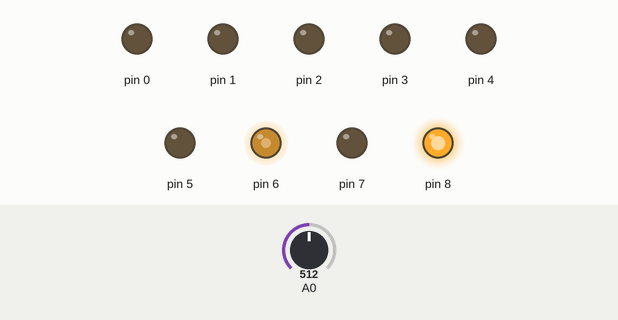
This sketch was run on a simulated Arduino Uno, built with avr-gcc and run on an emulated ATmega328P. On the bench: output pins drawn as LEDs (lit = HIGH). The inputs (shaded band) are chosen by the test bench; at power-on: A0 = 512.

Above: at 0.8 s.
0.9 s: A0 set to 716
At 2.1 s:
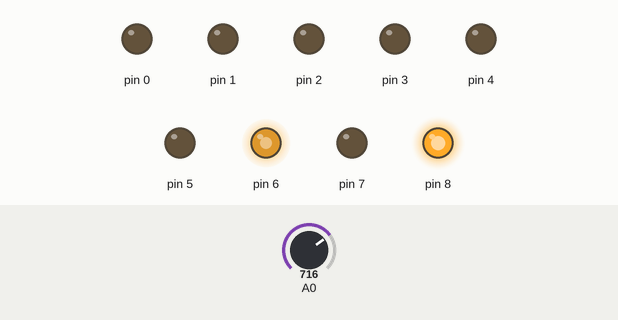
2.4 s: A0 set to 900
At 3.6 s:
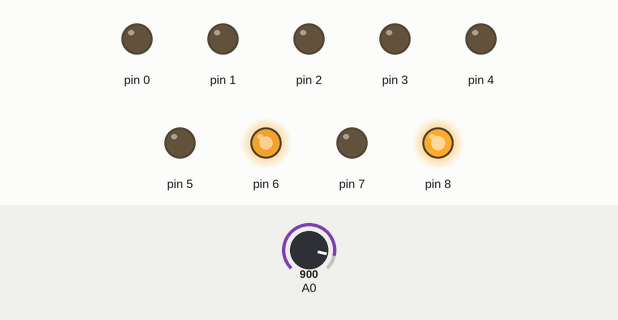
3.9 s: A0 set to 122
At 4.6 s:
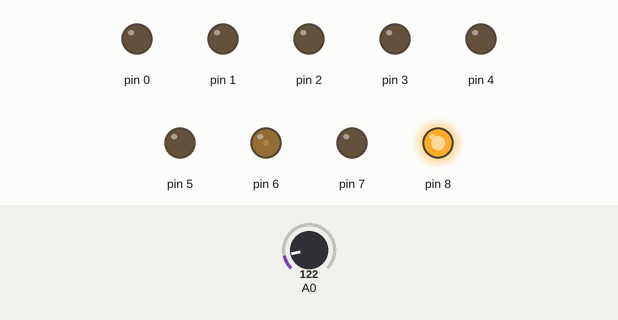
5.4 s: A0 set to 0
At 6.1 s:
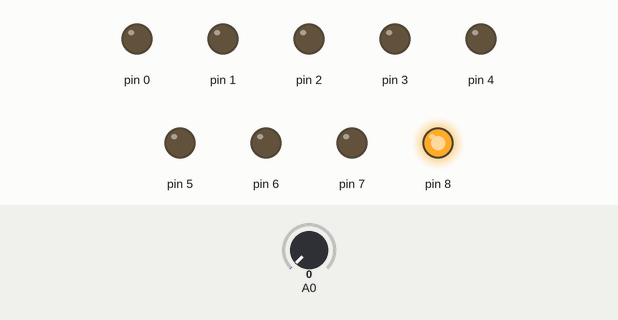
6.9 s: A0 set to 511
At 8.1 s:
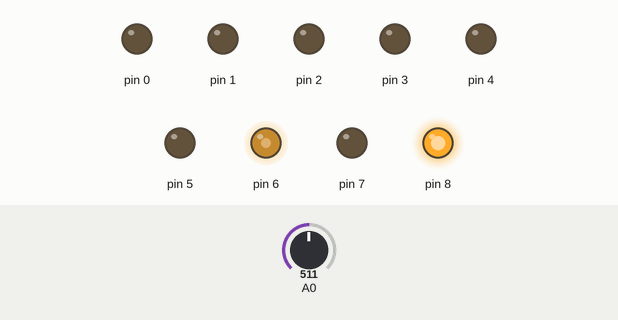
Timing chart, 0 to 9.4 s (numbered marks = the images above; inputs shaded):
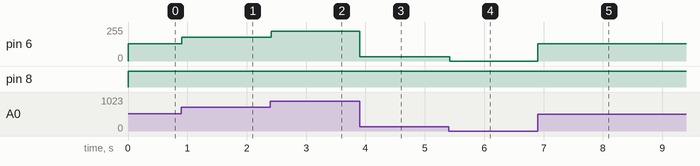

Measured:
- after the input at 0.9 s, pin 6: 128/255 → 179/255 at once
- after the input at 2.4 s, pin 6: 179/255 → 225/255 at once
- after the input at 3.9 s, pin 6: 225/255 → 31/255 at once
- after the input at 5.4 s, pin 6: 31/255 → 0/255 at once
- after the input at 6.9 s, pin 6: 0/255 → 128/255 at once

The sketch:

ADC_Controlando_PWM.ino
```cpp
#include <avr/io.h>
#include <stdlib.h>
#define F_CPU 16000000UL
#include <util/delay.h>

uint16_t adc_value;  //Variavel para armazenar o valor do ADC

uint8_t pwm = 0;  //Variavel para a normalizacao do ADC para PWM

void adc_init(void); //Funcao para inicializar o ADC

uint16_t read_adc(uint8_t channel);   	//Funcao para ler o ADC

int main(void){

    DDRD = 0b11111111;     //setar PORTD como saida
    PORTD = 0x00;
    TCCR0A = 0b10100011; //Fast PWM de 8bits, limpar o OC0B no Compare Match, setar OC0B no BOTTOM
    TCCR0B = 0b00000011; // Prescaler de 64
    TCNT0 = 0;           // Resetar o TCNT0
    OCR0A = 0;           // Valor inicial da saida PWM

    DDRB |= 0b00000001; //Configurando a porta PB0 como saida
    PORTB = 0b00000001; //nivel logico alto na PB0 para setar o sentido desejado do giro do motor

        adc_init();    //Configurar o ADC

	while(1){       //loop infinito

 			adc_value = read_adc(0);  //ler o ADC

                        pwm = ceil(adc_value * (255 / 1023.0)); //normalizacao da leitura do ADC para o intervalo de
                                                                //0˜255 para poder aplicar no PWM

                        OCR0A = pwm;
 			_delay_ms(20);                	//delay de 500ms
	}
return 0;

}

void adc_init(void){

 ADCSRA |= ((1<<ADPS2)|(1<<ADPS1)|(1<<ADPS0));  //16Mhz/128 = 125Khz referencia de clock do ADC

 ADMUX |= (1<<REFS0);                			//referencia do Avcc (5V)

 ADCSRA |= (1<<ADEN);                			//ativar o ADC

 ADCSRA |= (1<<ADSC);                			//Fazer a primeira conversao pois ela e a mais lenta e assim quando
                                                       // eu chamar uma leitura do ADC tudo estara funcionando.

}

uint16_t read_adc(uint8_t channel){

 ADMUX &= 0xF0;                    	//limpar o canal de leitura

 ADMUX |= channel;                	//definir o canal do ADC

 ADCSRA |= (1<<ADSC);               //iniciar uma nova conversao

 while(ADCSRA & (1<<ADSC));         //espera ate que a conversao acabe

 return ADCW;                   	//retorna a leitura do ADC

}
```
